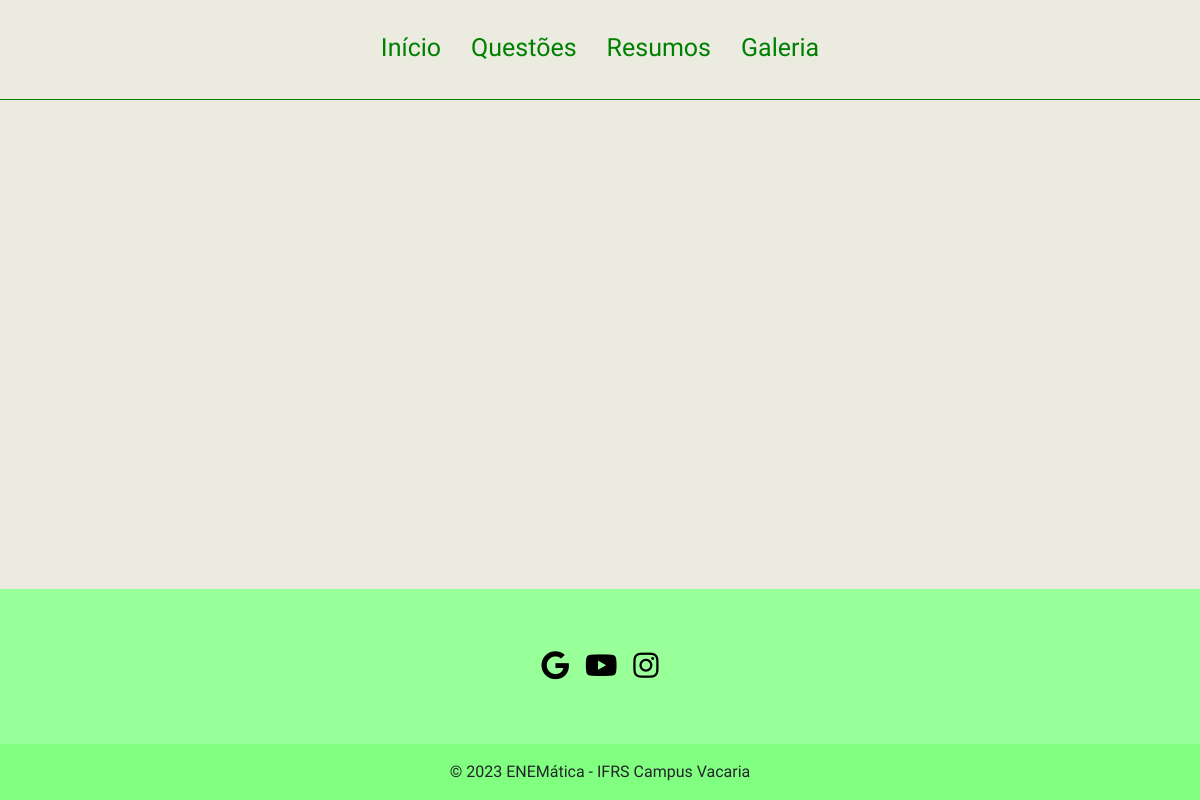
/galeria/, run on an earlier commit of the app's database.
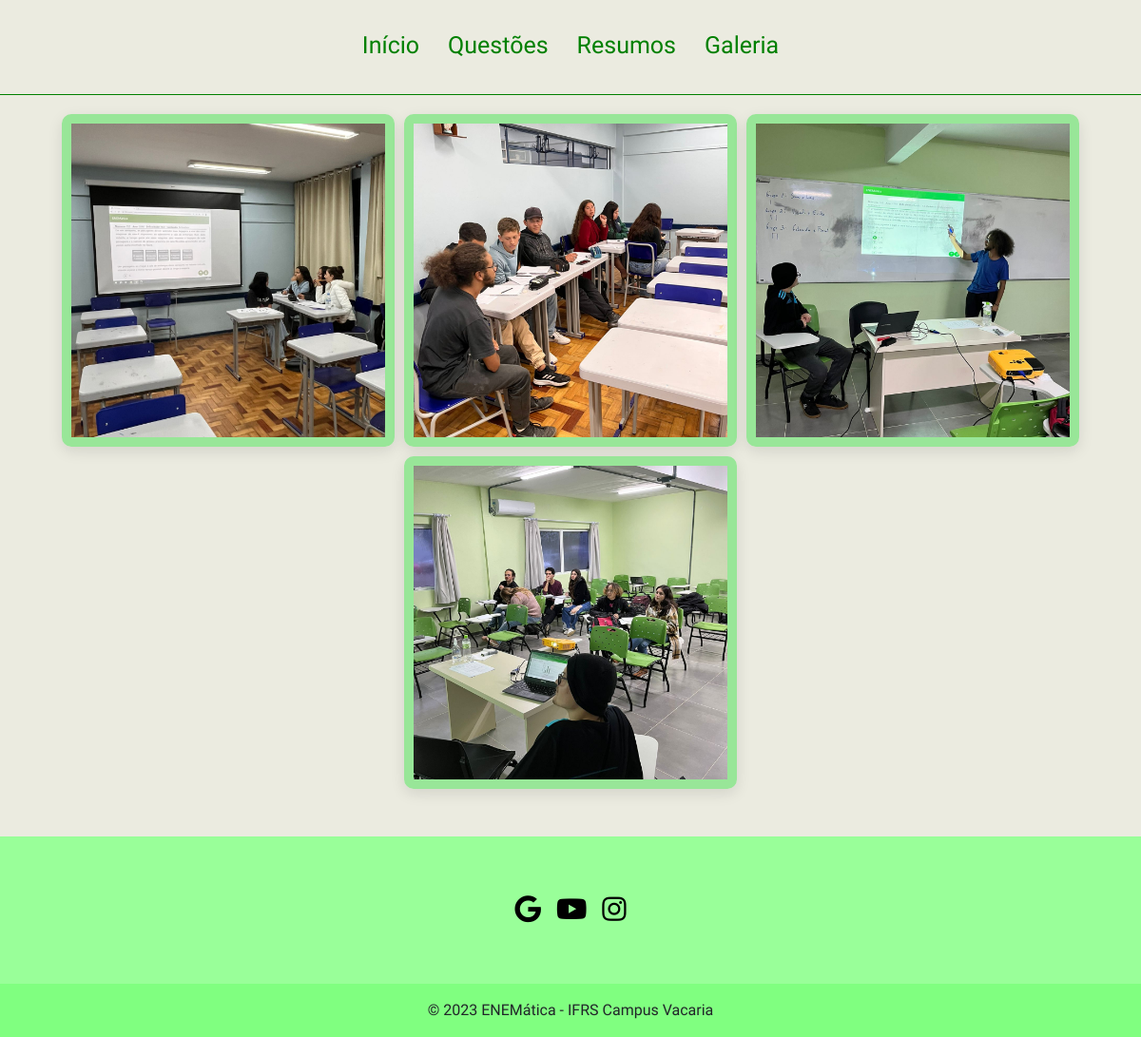
And on a later commit of the database.
### app/models/foto.py (models this page shows, shortened)
class Foto(BaseModel):
    contexto = models.CharField(max_length=100)
    imagem = models.ImageField()
    """Method to return the photo's context"""

### app/views.py (the view)
# urls.py: path('galeria/', FotosList.as_view(), name='galeria'),
class FotosList(ListView):
    model = Foto
    template_name = 'galeria.html'
    ordering = ['-id']

### templates/galeria.html (shortened to what this page needs)
{% extends 'base.html' %}
{% load static %}
{% block content %}
<head>
    <link rel="stylesheet" href="{% static 'css/galeria.css' %}">
</head>
<div id="imagens">
{% for foto in object_list %}
    <div>
        <img src="{{foto.imagem.url}}" alt="{{foto.contexto}}">
    </div>
{% endfor %}
</div>
{% endblock content %}

### templates/base.html (shortened to what this page needs)
{% load static %}
<!DOCTYPE html>
<html lang="pt-br" style="height: 100%;">
<head>
    <link rel="stylesheet" href="https://cdn.jsdelivr.net/npm/bootstrap@4.0.0/dist/css/bootstrap.min.css">
    <link rel="stylesheet" href="https://use.fontawesome.com/releases/v5.11.2/css/all.css" />
</head>
<body id="body" style="display: flex; margin:0; padding:0; flex-direction: column; height: 100%; width: 100%;">
  <nav id="navHome" class="fixed-top">
    <a href="{% url 'app:base' %}">Início</a>
    <a href="{% url 'app:questoes' %}">Questões</a>
    <a href="{% url 'app:resumos' %}">Resumos</a>
    <a href="{% url 'app:galeria' %}">Galeria</a>
  </nav>
{% block content %}{% endblock content %}
  <footer class="text-center text-lg-start">
    <div class="container d-flex justify-content-center py-5">
      <button type="button" onclick="location.href='http://enematica.vacaria.ifrs.edu.br/'" class="btn btn-primary btn-lg btn-floating mx-2">
        <i class="fab fa-google"></i>
      </button>
      <button type="button" onclick="location.href='https://www.youtube.com/@enematica3076'" class="btn btn-primary btn-lg btn-floating mx-2">
        <i class="fab fa-youtube"></i>
      </button>
      <button type="button" onclick="location.href='https://www.instagram.com/enematica_ifrs/'" class="btn btn-primary btn-lg btn-floating mx-2">
        <i class="fab fa-instagram"></i>
      </button>
    </div>
    <div class="text-center text-white p-3">
      © 2023 ENEMática - IFRS Campus Vacaria
    </div>
  </footer>
</body>
</html>

### static/css/galeria.css (style rules this page uses)
body { background-color: #ebebe0; }
#imagens { width: 100%; margin: 0 auto; margin-top: 120px; margin-bottom: 50px; display: flex; flex-wrap: wrap; justify-content: center; column-gap: 10px; row-gap: 10px; }
#imagens div { border: 10px solid #98e698; border-radius: 10px; width: 350px; height: 350px; overflow: hidden; box-shadow: 0 5px 15px rgba(0,0,0,.1); cursor: pointer; }
#imagens img { height: 100%; width: 100%; object-fit: cover; transition: .2s linear; }

### templates/base.html (style rules this page uses)
* { font-family:"Kanit", sans-serif; }
#navHome { display: flex; justify-content: center; height: 100px; align-items: center; column-gap: 30px; background: #ebebe0; padding-bottom: 20px; padding-top: 20px; border-bottom: 1px solid green; flex-wrap: wrap; }
#navHome a { color: green; text-decoration: none!important; font-size: 25px; border-bottom: 3px solid transparent; }
footer { background: #99ff99; margin-top: auto; }
footer button { background: transparent; }
.btn-primary { background: none; color: black; border: none; }
footer .p-3 { color: #212529!important; background: #80ff80; }
.ml-2, .mx-2 { margin: 0!important; }
.btn-group-lg > .btn, .btn-lg { font-size: 1.8rem!important; padding: 0.5rem!important; }

What changed in the data, as far as the page shows it:
added Foto: imagem (picture)
added Foto: imagem (picture)
added Foto: imagem (picture)
added Foto: imagem (picture)
